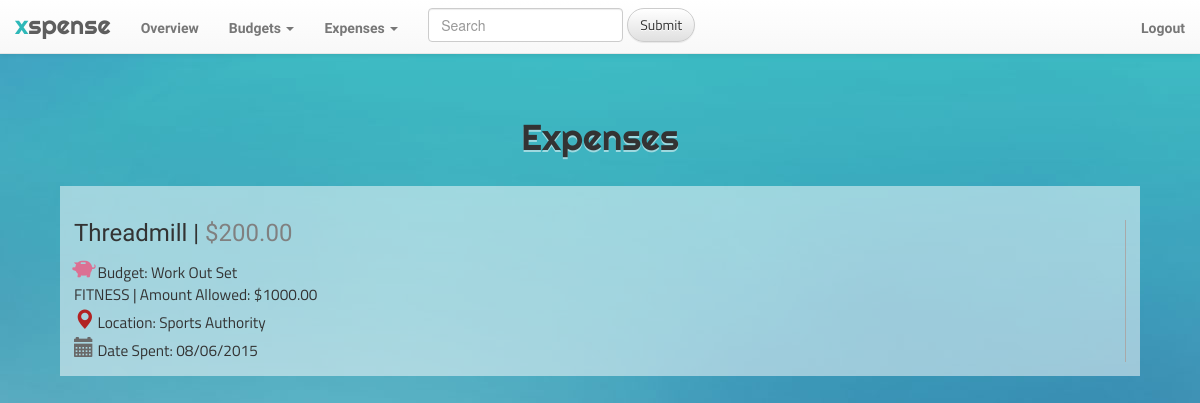
The page /expenses (signed in) on the database as committed earlier.
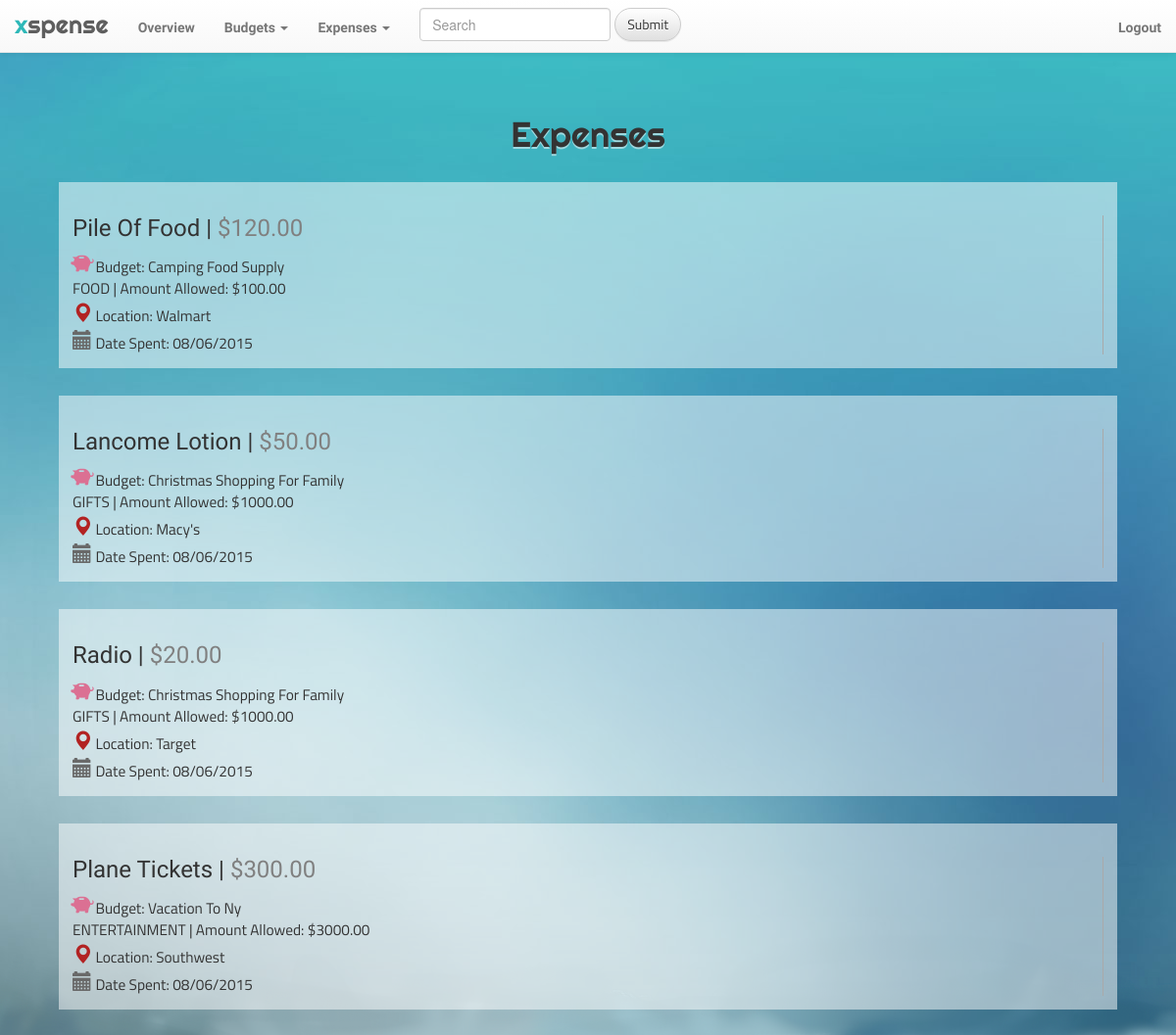
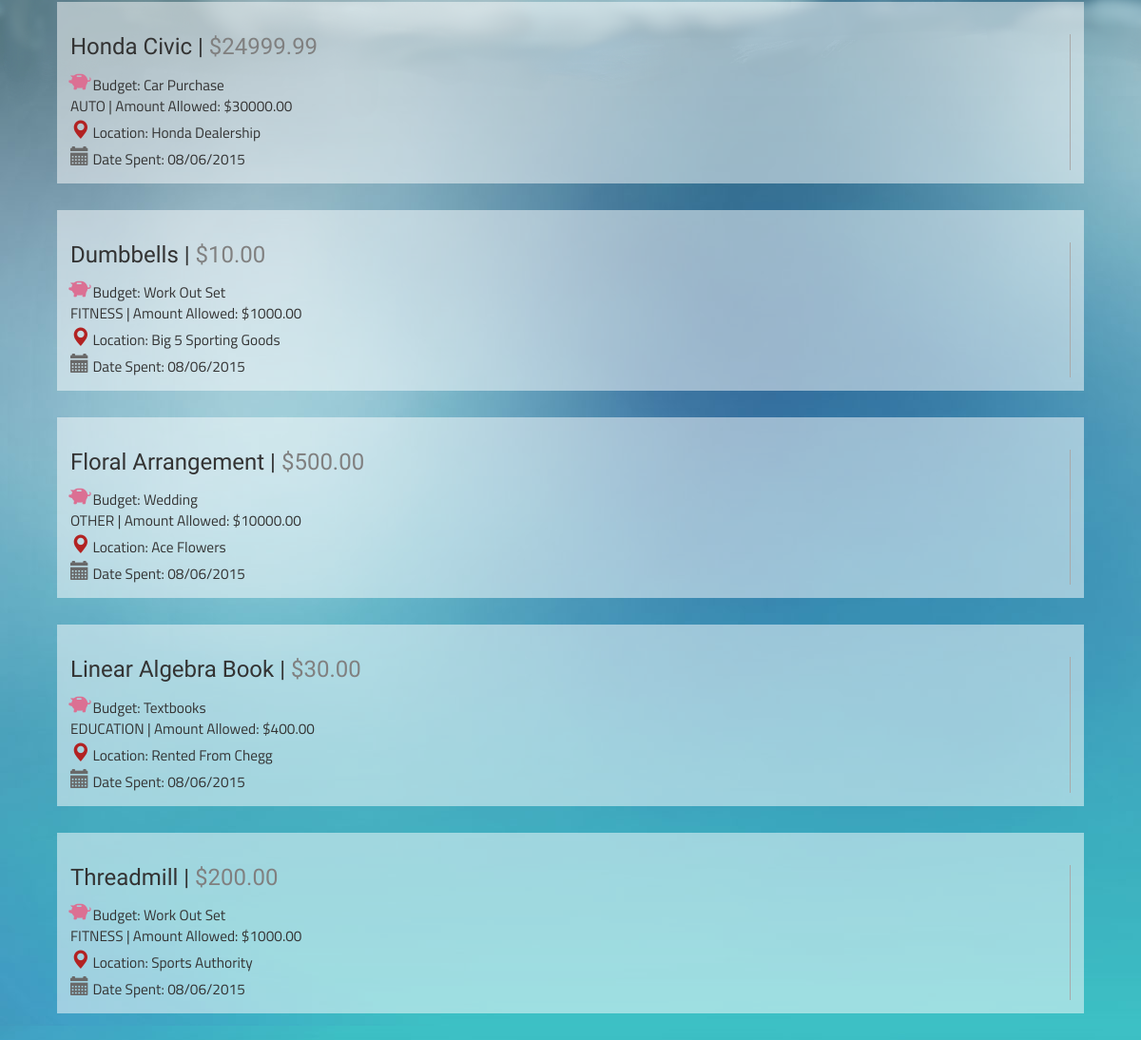
The same page on the database as committed later (2 pictures, top to bottom).
### app_xspense/models.py (models this page shows, shortened)
class Expense(models.Model):
	user = models.ForeignKey('auth.User', null=True)
	budget = models.ForeignKey(Budget, on_delete=models.CASCADE, null=True, blank=True)
	item = models.TextField()
	price = models.DecimalField(max_digits=9, decimal_places=2)
	date = models.DateTimeField(
		default=timezone.now)
	location = models.TextField()

class Budget(models.Model):
	ELECTRONICS = 0
	OFFICE = 1
	ENTERTAINMENT = 2
	HOME_FURNITURE = 3
	CLOTHES = 4
	BABY_KIDS = 5
	TOYS_GAMES_CRAFTS = 6
	FOOD = 7
	HEALTH = 8
	BEAUTY = 9
	SPORTS_FITNESS = 10
	AUTO = 11
	GIFTS = 12
	OTHER = 13
	EDUCATION = 14
	category_choices = [
		(ELECTRONICS, 'electronics'),
		(OFFICE, 'office'),
		(ENTERTAINMENT, 'entertainment'),
		(HOME_FURNITURE, 'home/furniture'),
		(CLOTHES, 'clothes'),
		(BABY_KIDS, 'baby/kids'),
		(TOYS_GAMES_CRAFTS, 'toys/games/crafts'),
		(FOOD, 'food'),
		(HEALTH, 'health'),
		(BEAUTY, 'beauty'),
		(SPORTS_FITNESS, 'sports/fitness'),
		(AUTO, 'auto'),
		(GIFTS, 'gifts'),
		(OTHER, 'other'),
		(EDUCATION, 'education')
		]
	category = models.IntegerField(choices=category_choices, default=13)
	user = models.ForeignKey('auth.User', null=True)
	purpose = models.TextField()
	amount = models.DecimalField(max_digits=9, decimal_places=2)
	date_created = models.DateTimeField(
		default=timezone.now)

### app_xspense/views.py (the view)
# urls.py: url(r'^expenses$', views.all_expenses, name='all_expenses'),
@login_required
def all_expenses(request):
	expenses = Expense.objects.filter(user=request.user).order_by('-date')
	return render(request, 'app_xspense/expenses.html', {'expenses': expenses})

### app_xspense/templatetags/filters.py (called while the page is built)
@register.filter(name='categoryString')
def categoryString(value):
	return {
		0: 'ELECTRONICS',
        1: 'OFFICE',
        2: 'ENTERTAINMENT',
        3: 'HOME FURNITURE',
        4: 'CLOTHES',
        5: 'BABY & KIDS',
        6: 'TOYS & GAMES',
        7: 'FOOD',
        8: 'HEALTH',
        9: 'BEAUTY',
        10: 'FITNESS',
        11: 'AUTO',
        12: 'GIFTS',
        13: 'OTHER',
        14: 'EDUCATION'
    }.get(value, 13)

### app_xspense/templates/app_xspense/expenses.html (shortened to what this page needs)
{% extends "app_xspense/base.html" %}
{% load filters %}
{% block content %}
	<h1 class="head-title">Expenses</h1>
	{% for expense in expenses %}
		<div class="solo-page container" style="width: 90%">
			<div class="small-12 medium-6 columns" id="expense-overview">
				<h3 class="title">{{ expense.item | title }} | <font style="color:grey;">${{ expense.price }}</font> </h3>
				<p>
					<span class="glyphicon glyphicon-piggy-bank small-1 column expense-icon" id="piggy-bank" aria-hidden="true"></span>
					Budget: {{ expense.budget.purpose | title }}
					<br>
					{{ expense.budget.category | categoryString }} | Amount Allowed: ${{ expense.budget.amount }}
				</p>
				<p>
					<span class="glyphicon glyphicon-map-marker small-1 column expense-icon" id="map-marker" aria-hidden="true"></span> Location: {{ expense.location | title }}
				</p>
				<p>
					<span class="glyphicon glyphicon-calendar small-1 column expense-icon" id="calendar" aria-hidden="true"></span>
					Date Spent: {{ expense.date|date:"m/d/Y" }}
				</p>
			</div>
		</div>
	{% endfor %}
{% endblock %}

Rows that differ between the two databases and show on the page:
added Expense: item "Pile Of Food", price "120.00", budget.purpose "Camping Food Supply", budget.category|categoryString "FOOD", budget.amount "100.00", location "Walmart", date "08/06/2015"
added Expense: item "Lancome Lotion", price "50.00", budget.purpose "Christmas Shopping For Family", budget.category|categoryString "GIFTS", budget.amount "1000.00", location "Macy's", date "08/06/2015"
added Expense: item "Radio", price "20.00", budget.purpose "Christmas Shopping For Family", budget.category|categoryString "GIFTS", budget.amount "1000.00", location "Target", date "08/06/2015"
added Expense: item "Plane Tickets", price "300.00", budget.purpose "Vacation To Ny", budget.category|categoryString "ENTERTAINMENT", budget.amount "3000.00", location "Southwest", date "08/06/2015"
added Expense: item "Honda Civic", price "24999.99", budget.purpose "Car Purchase", budget.category|categoryString "AUTO", budget.amount "30000.00", location "Honda Dealership", date "08/06/2015"
added Expense: item "Dumbbells", price "10.00", budget.purpose "Work Out Set", budget.category|categoryString "FITNESS", budget.amount "1000.00", location "Big 5 Sporting Goods", date "08/06/2015"
added Expense: item "Floral Arrangement", price "500.00", budget.purpose "Wedding", budget.category|categoryString "OTHER", budget.amount "10000.00", location "Ace Flowers", date "08/06/2015"
added Expense: item "Linear Algebra Book", price "30.00", budget.purpose "Textbooks", budget.category|categoryString "EDUCATION", budget.amount "400.00", location "Rented From Chegg", date "08/06/2015"
